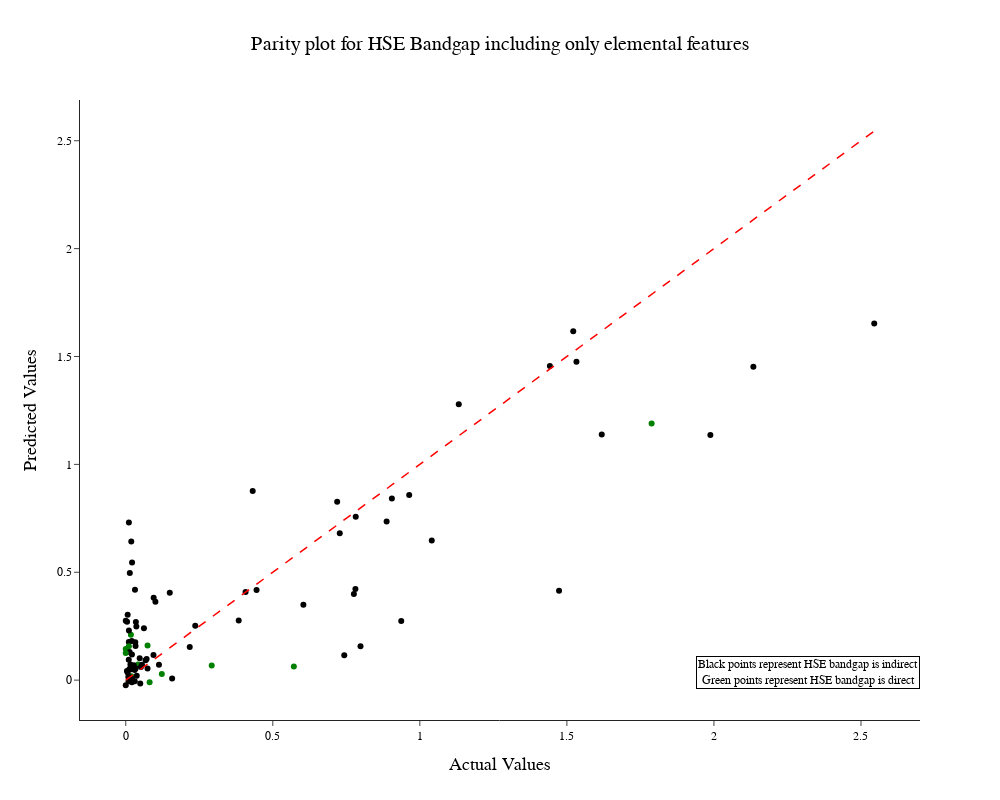

Write notebook code for a chart like this one.
### Markdown cell above
### Parity plot for HSE Bandgap including only elemental features

### Code cell
import plotly.graph_objects as go

# Predict on training and test sets
y__train_pred = xgb__reg.predict(X__train)
y__test_pred = xgb__reg.predict(X__test)


# Create a parity plot for test set
test_set_df = pd.DataFrame({'y_test': y__test, 'y_test_pred': y__test_pred})

# Merge the DataFrame with the main DataFrame 'df' to get 'hse_direct' values
test_set_df = pd.merge(test_set_df, df[['HSE_direct']], left_index=True, right_index=True, how='left')

parity_test_fig = go.Figure()

# Create a color list based on pbe_direct values
colors = []

for index, row in test_set_df.iterrows():
    hse_direct_val = row['HSE_direct']
    if pd.isna(hse_direct_val):
        colors.append('red')
    elif hse_direct_val == 1:
        colors.append('green')
    else:
        colors.append('black')

parity_test_fig.add_trace(go.Scatter(
    x=test_set_df['y_test'],
    y=test_set_df['y_test_pred'],
    mode='markers',
    name='Test Set',
    marker=dict(size=6, color=colors)
))

parity_test_fig.add_trace(go.Scatter(
    x=[min(test_set_df['y_test']), max(test_set_df['y_test'])],
    y=[min(test_set_df['y_test']), max(test_set_df['y_test'])],
    mode='lines',
    name='Ideal Prediction',
    line=dict(dash='dash', color='red', width=1.5)
))

# Add custom legend entry
parity_test_fig.add_trace(go.Scatter(
    x=[],
    y=[],
    mode='markers',
    marker=dict(size=10, color='green'),
    name='HSE direct'
))

parity_test_fig.add_trace(go.Scatter(
    x=[],
    y=[],
    mode='markers',
    marker=dict(size=10, color='black'),
    name='HSE indirect'
))

parity_test_fig.update_layout(
    template='simple_white',  
    title='Parity plot for HSE Bandgap including only elemental features',
    xaxis_title='Actual Values',
    yaxis_title='Predicted Values',
    font_family="Courier New",
    font_color="black",
    title_font_family="Arial",
    title_font_color="black",
    title_font_size = 20,
    xaxis_title_font_size = 18,
    yaxis_title_font_size = 18,
    title_x = 0.5,
    legend_title_font_color="green",
    xaxis_title_font_family = "arial",
    yaxis_title_font_family = "arial",
    showlegend=False,  
    width=1000,  
    height=800,
)

textt = "Black points represent HSE bandgap is indirect<br>Green points represent HSE bandgap is direct"

parity_test_fig.add_annotation(
    text=textt,  
    x= 1,  
    y= 0.05,  
    xref="paper",  
    yref="paper",  
    showarrow=False, 
    font=dict(family="Arial", size=12, color="black"),  
    bgcolor="rgba(255, 255, 255, 0.7)",  
    bordercolor="black",  
    borderwidth=1,  
)

config = {
    'toImageButtonOptions': {
        'format': 'png',  # one of png, svg, jpeg, webp
        'filename': 'custom_image',
        'height': 500,
        'width': 700,
        'scale': 6  # Multiply title/legend/axis/canvas sizes by this factor
    }
}

parity_test_fig.show(config=config)

### Figure 1 — Plotly figure (JSON) as saved in the notebook; plotly's stock layout.template omitted (floating-point values rounded to 4 significant figures)
{"data": [{"marker": {"color": ["black", "black", "black", "black", "black", "black", "black", "black", "black", "green", "black", "black", "green", "black", "black", "black", "black", "black", "green", "black", "black", "black", "black", "green", "green", "green", "black", "black", "black", "black", "black", "black", "black", "black", "black", "green", "black", "black", "green", "black", "black", "black", "black", "black", "black", "green", "black", "black", "black", "black", "black", "black", "black", "black", "black", "black", "black", "black", "black", "black", "black", "black", "black", "black", "black", "black", "green", "black", "black", "black", "black", "black", "black", "black", "black", "green", "black", "black", "black", "black", "black", "black", "black", "black", "black", "black", "black", "green", "black", "black", "black", "black"], "size": 6}, "mode": "markers", "name": "Test Set", "type": "scatter", "x": [0.004, 0.0192, 0.0176, 0, 0.0088, 0.0324, 0.7757, 0.0102, 0.2363, 0.0186, 0.887, 2.545, 0.0419, 0.0067, 0.0273, 0.0208, 0.0158, 1.619, 0.0741, 0.9049, 0.0373, 1.473, 0.0741, 0, 0.0175, 0.2923, 1.988, 0.0045, 0.0129, 0.3841, 0.021, 0.0474, 1.041, 0.4074, 0.0303, 0.1226, 0.0314, 0.7189, 0, 0.0159, 0.0949, 0.0105, 0.9638, 0.0098, 0.0107, 0.0811, 0.0335, 0.0333, 0.0307, 1.522, 0.0709, 0.0125, 1.442, 1.132, 0.0001, 0.0215, 0.0675, 0.9367, 0.0188, 0.604, 0.0206, 0.743, 0.0212, 0.1497, 0.1577, 0.2176, 1.788, 0.1129, 0.0943, 0.0209, 0.4317, 0.7982, 0.0065, 0.0138, 0.1009, 0.0107, 0.0619, 1.533, 0.782, 0.0104, 0.0493, 0.4448, 0.0552, 0.0108, 0.0344, 0.7277, 0.036, 0.5716, 0.0516, 2.134, 0.7809, 0.0107], "y": [0.04256, 0.0506, 0.01575, -0.02369, 0.01429, 0.1761, 0.3991, 0.09507, 0.2522, 0.01843, 0.7354, 1.653, 0.0729, 0.03419, 0.0694, 0.005728, 0.01171, 1.139, 0.1606, 0.8414, 0.01978, 0.4137, 0.05369, 0.1443, 0.2105, 0.06746, 1.136, 0.2708, 0.1304, 0.2763, 0.1187, 0.1011, 0.6467, 0.4083, 0.04693, 0.02802, 0.4187, 0.8264, 0.1263, 0.07272, 0.3814, 0.1771, 0.8578, -0.005058, 0.7301, -0.009676, 0.054, 0.1588, -0.00536, 1.617, 0.09825, 0.05214, 1.456, 1.279, 0.2748, 0.5455, 0.0922, 0.274, 0.642, 0.3492, 0.1813, 0.1157, 0.00554, 0.4046, 0.00707, 0.154, 1.189, 0.07114, 0.1159, -0.009814, 0.877, 0.1567, 0.3028, 0.4964, 0.3631, 0.1573, 0.2407, 1.476, 0.7567, -0.003688, -0.0153, 0.418, 0.07094, -0.003313, 0.2694, 0.681, 0.2481, 0.06369, 0.06077, 1.453, 0.4229, 0.2298]}, {"line": {"color": "red", "dash": "dash", "width": 1.5}, "mode": "lines", "name": "Ideal Prediction", "type": "scatter", "x": [0, 2.545], "y": [0, 2.545]}, {"marker": {"color": "green", "size": 10}, "mode": "markers", "name": "HSE direct", "type": "scatter", "x": [], "y": []}, {"marker": {"color": "black", "size": 10}, "mode": "markers", "name": "HSE indirect", "type": "scatter", "x": [], "y": []}], "layout": {"annotations": [{"bgcolor": "rgba(255, 255, 255, 0.7)", "bordercolor": "black", "borderwidth": 1, "font": {"color": "black", "family": "Arial", "size": 12}, "showarrow": false, "text": "Black points represent HSE bandgap is indirect<br>Green points represent HSE bandgap is direct", "x": 1, "xref": "paper", "y": 0.05, "yref": "paper"}], "font": {"color": "black", "family": "Courier New"}, "height": 800, "legend": {"title": {"font": {"color": "green"}}}, "showlegend": false, "title": {"font": {"color": "black", "family": "Arial", "size": 20}, "text": "Parity plot for HSE Bandgap including only elemental features", "x": 0.5}, "width": 1000, "xaxis": {"title": {"font": {"family": "arial", "size": 18}, "text": "Actual Values"}}, "yaxis": {"title": {"font": {"family": "arial", "size": 18}, "text": "Predicted Values"}}}}
